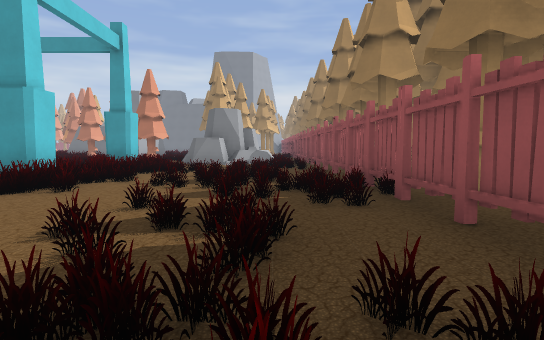
view 1 (above)

24 first-person views from a walk through a 3-D level made in the Godot game engine. The camera is 1.2 m above the floor, tilts 4° down and sees 80° across. The floor is counted in squares, 2 m on a side. Each view is taken from the middle of a square. On the plan, view 1 faces up. The plan holds only what a view shows up to about 10 squares ahead; the rest is blank. The place goes on beyond the plan. Some surface patterns are stand-ins.

view 2
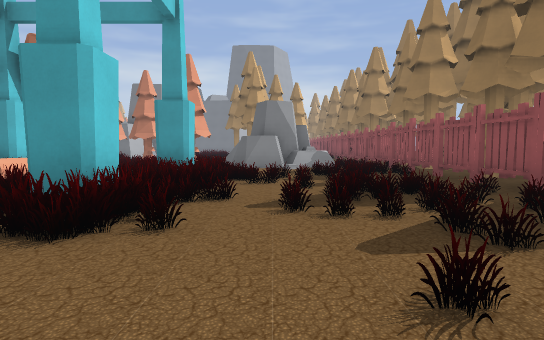

view 3
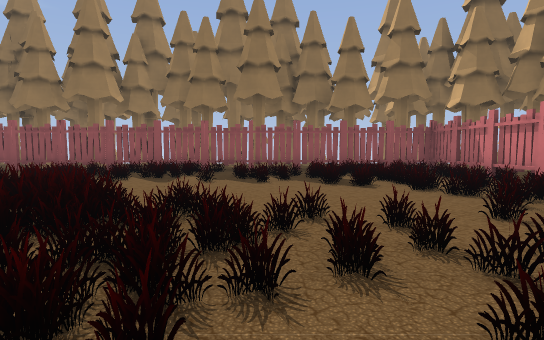

view 4
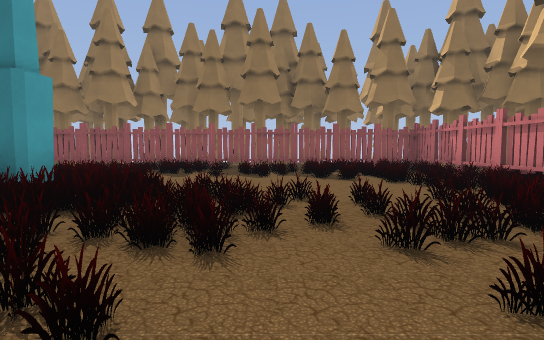

view 5
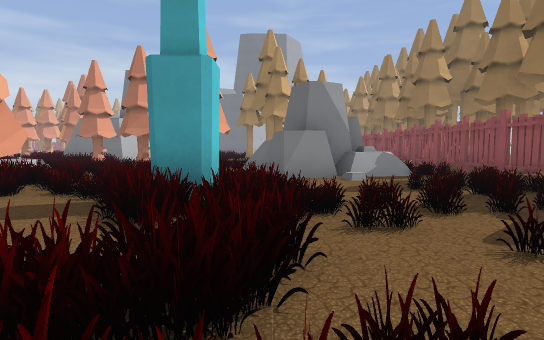

view 6
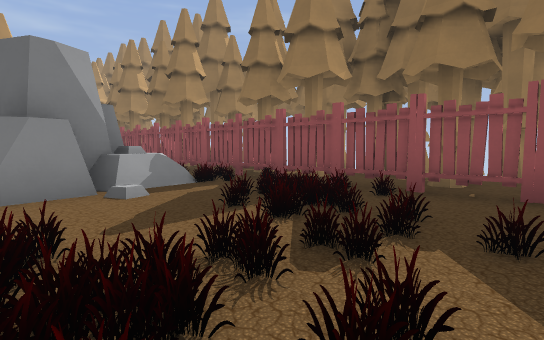

view 7
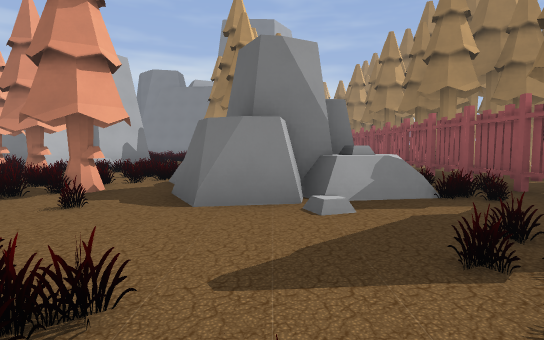

view 8
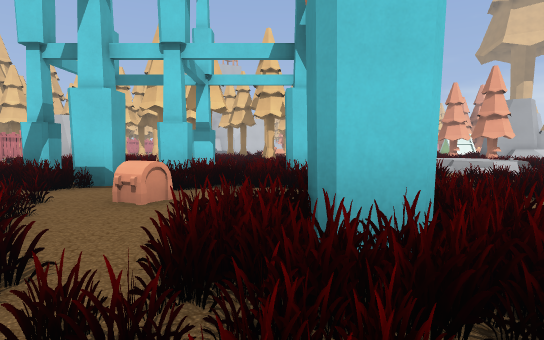

view 9
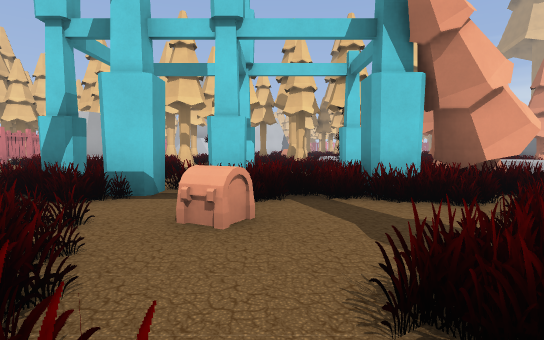

view 10
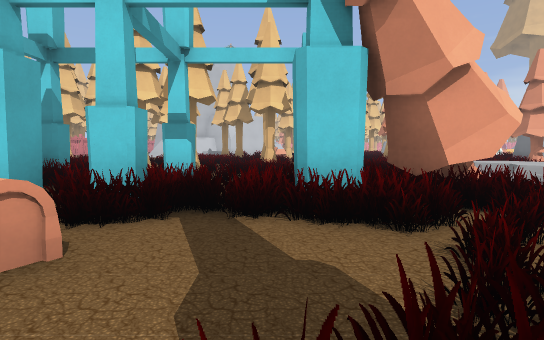

view 11
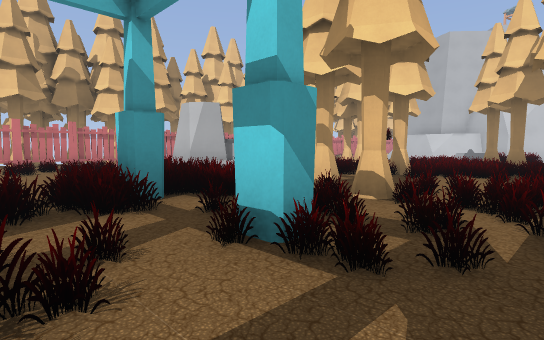

view 12
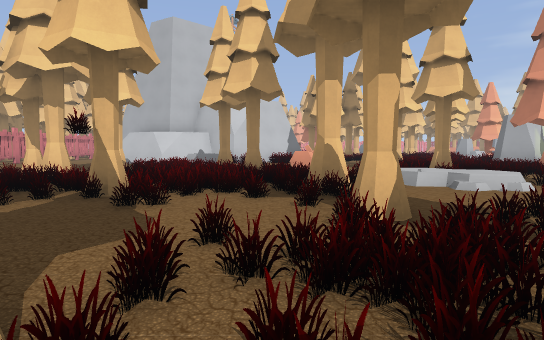

view 13
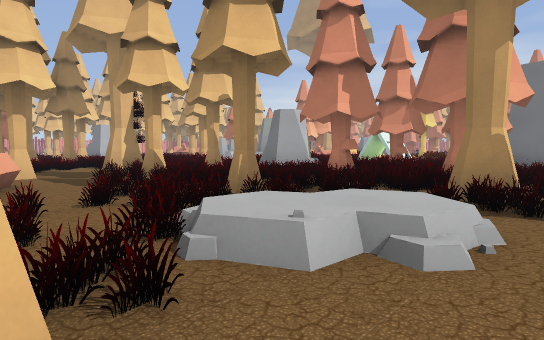

view 14
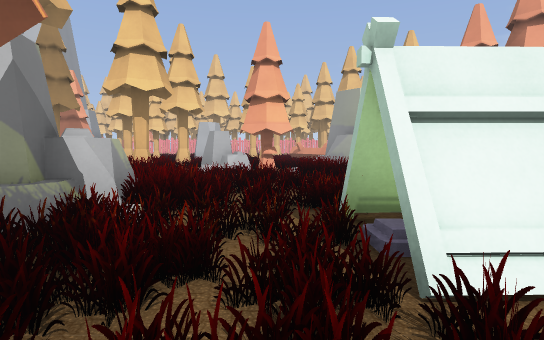

view 15
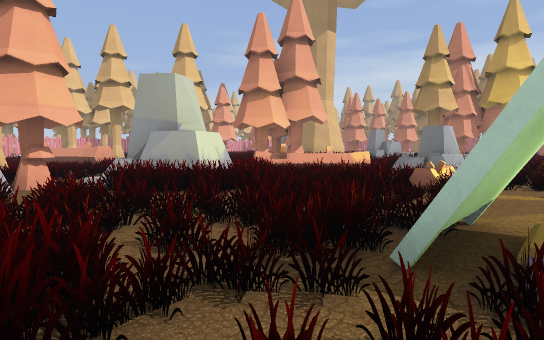

view 16
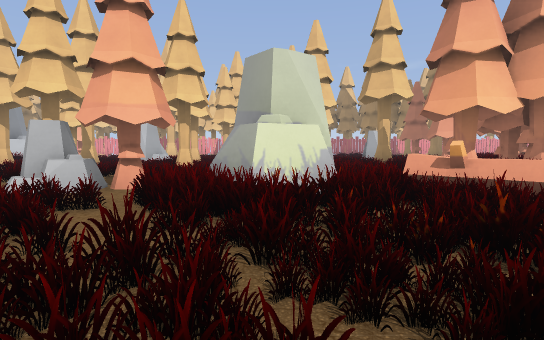

view 17
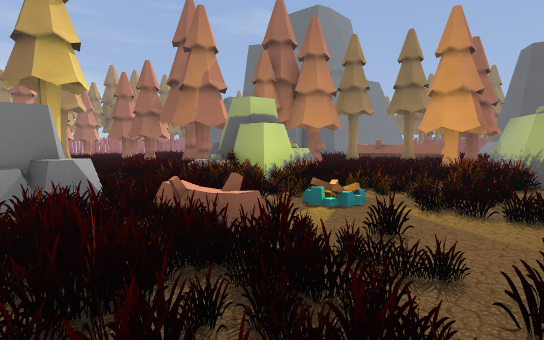

view 18
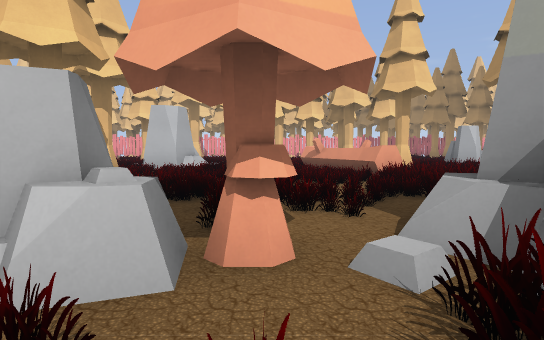

view 19
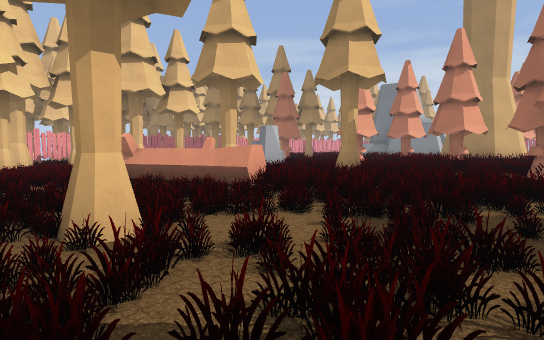

view 20
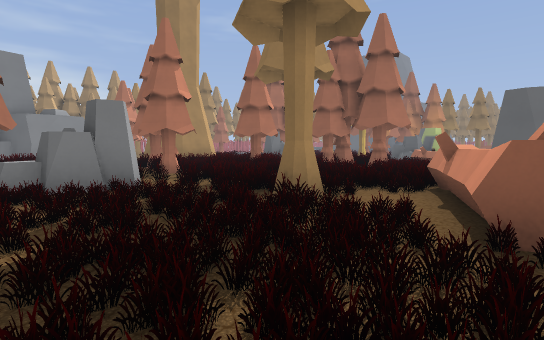

view 21
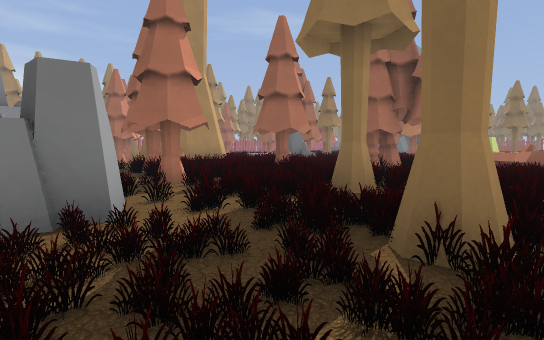

view 22
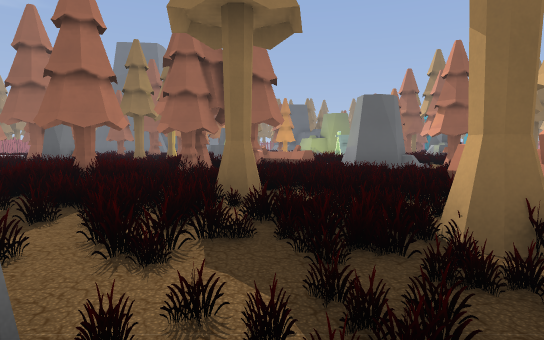

view 23
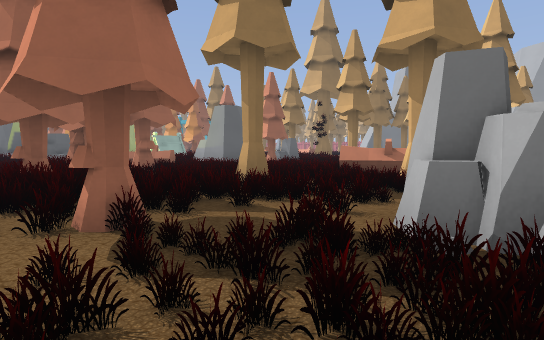

view 24
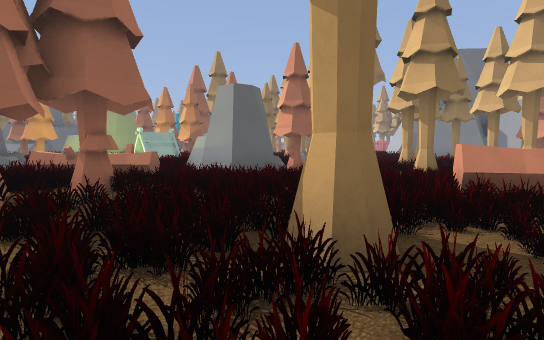

### Floor plan
Key: @ floor where view 1 was taken; # wall or solid block; . floor; / step, stairs or slope; = window, fence, low wall or low ledge; ^ raised ledge; T tree; C chest; R rock; E tent; L log.
Columns run from 36 left of view 1 to 3 right of it. Each row starts with its distance up from view 1.
 26  .....              TT
 25  ...T.T         =#   T
 24  R......TT   RR =##=
 23  RR..T...T  LRR  ##
 22 .......... LL....
 21 T..T.. ... L..L..... T TT
 20 T.....  ..R.........##
 19 ...=#^...R#R....E..##            TT
 18 ...^  ....R.....E.  #      ###        T
 17    ....T..T........ #      #          #
 16    T  ....RR...#.T         T          T
 15   R       .#  RRR            T..      #
 14  RR#       T   #   T.    RR.   ..#   .##
 13   R               ...    RRR   ..###^.T#
 12            TT    ...T.   RR.   T.###=.##
 11          T .T  T T///.    T   ........T
 10          T ........ /..     T#........##
  9             .T.....//...T # ##..#.....T#
  8                ^^^..T.T...............##
  7                   T ..........C.......T
  6                     ....T.#..#........#
  5                      T... ...#..#.....#
  4                      ..T  #.##........T
  3                         #  . .........#
  2                        R#  ...........T
  1                        RR  . .........##
  0                           ..  ......@ T#
 -1                           ..    ....  ##
 -2                           .       ..  T
 -3                         ####      ####T
 -4                                      #T
 -5                                      #

Where each view was taken, in squares from view 1:
view 1: 0 up, 0 right, facing up
view 2: 2 up, 2 left, facing up
view 3: 2 up, 7 left, facing right
view 4: 2 up, 8 left, facing right
view 5: 5 up, 3 left, facing up
view 6: 7 up, 3 left, facing up-right
view 7: 8 up, 2 left, facing up
view 8: 8 up, 2 left, facing left
view 9: 7 up, 3 left, facing left
view 10: 8 up, 4 left, facing left
view 11: 8 up, 8 left, facing down-left
view 12: 7 up, 11 left, facing left
view 13: 8 up, 15 left, facing up-left
view 14: 17 up, 18 left, facing left
view 15: 16 up, 20 left, facing up-left
view 16: 19 up, 21 left, facing left
view 17: 19 up, 23 left, facing up-right
view 18: 17 up, 24 left, facing left
view 19: 16 up, 27 left, facing up-left
view 20: 18 up, 36 left, facing up-right
view 21: 20 up, 35 left, facing up-right
view 22: 22 up, 35 left, facing right
view 23: 26 up, 35 left, facing down-right
view 24: 24 up, 32 left, facing down-right
